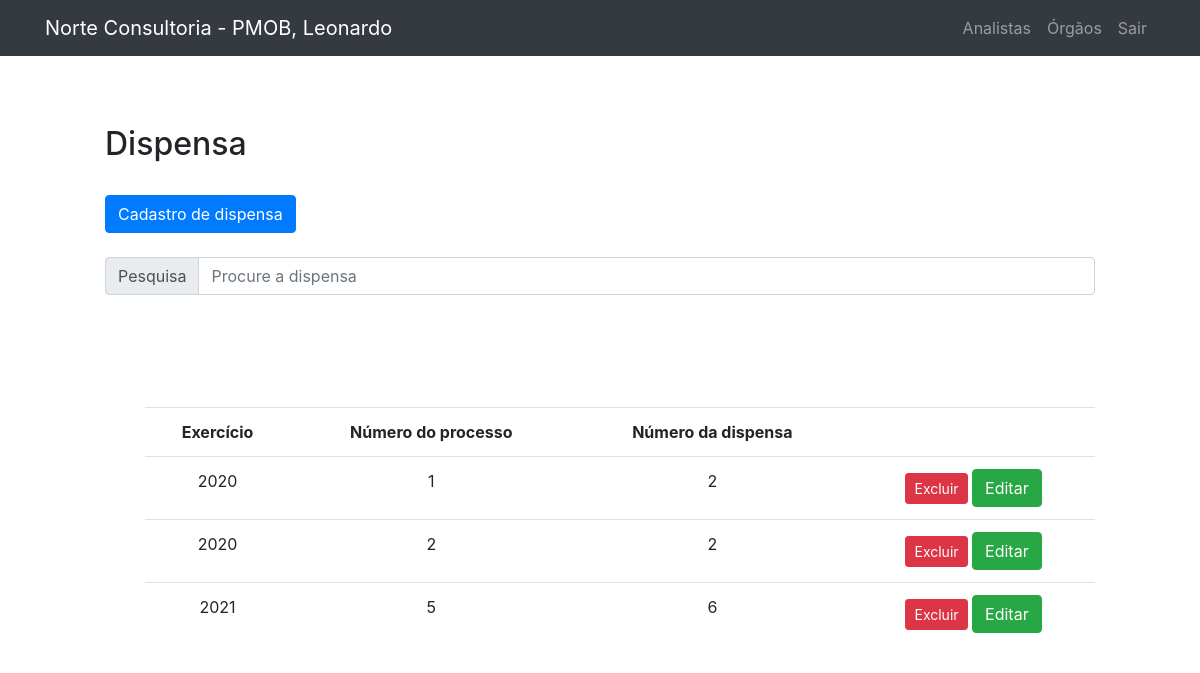
Screenshot of /public/dispensa/listDispensa.php (signed in) with the database file from the repository.
### tables this page shows
CREATE TABLE `orgao_atual` (
  `nome_orgao_atual` varchar(50) NOT NULL,
  `id_orgao_atual` int(11) NOT NULL
);

CREATE TABLE `usuario` (
  `id_usuario` int(11) NOT NULL,
  `login` varchar(30) NOT NULL,
  `senha` varchar(200) NOT NULL,
  `nome` varchar(100) DEFAULT NULL
);

CREATE TABLE `dispensa` (
  `id_dispensa` int(11) NOT NULL,
  `exercicio` int(11) DEFAULT NULL,
  `num_processo` int(11) DEFAULT NULL,
  `num_dispensa` int(11) DEFAULT NULL,
  `inciso` varchar(200) DEFAULT NULL,
  `objeto` varchar(3000) DEFAULT NULL,
  `categoria` varchar(200) DEFAULT NULL,
  `data_inicio` date DEFAULT NULL,
  `data_ratificacao` date DEFAULT NULL,
  `data_portaria_comissao` date DEFAULT NULL,
  `data_solicitacao_compras_servicos` date DEFAULT NULL,
  `data_preco_estimativo` date DEFAULT NULL,
  `data_autorizacao_abertura` date DEFAULT NULL,
  `data_autuacao` date DEFAULT NULL,
  `especificacao_objeto` varchar(3000) DEFAULT NULL,
  `enquadramento` varchar(3000) DEFAULT NULL,
  `minuta_contrato` varchar(3000) DEFAULT NULL,
  `data_proposta_favorecido` date DEFAULT NULL,
  `documento_habilitacao` varchar(3000) DEFAULT NULL,
  `data_ata` date DEFAULT NULL,
  `data_parecer_juridico` date DEFAULT NULL,
  `data_contrato_firmado` date DEFAULT NULL,
  `data_publicacao` date DEFAULT NULL,
  `copia_empenho_compras_legais` varchar(3000) DEFAULT NULL,
  `valor_total` float DEFAULT NULL,
  `observacoes` varchar(3000) DEFAULT NULL,
  `data_lancamento` datetime DEFAULT NULL,
  `orgao` varchar(200) DEFAULT NULL,
  `codigo_disp` varchar(100) NOT NULL
);

### public/dispensa/listDispensaNoSearch.php (the view, shortened to what this page needs)
<?php include("../Template/header.php") ?>
<?php
    include("../../data/connection.php");
    $sql = "SELECT * FROM dispensa";
    $dadosDispensa = $connection -> query($sql);
    if($dadosDispensa -> num_rows > 0)
    {
    ?>
    <div class="form">
        <div style="margin-left: 100px; margin-right: 100px;" style="text-align: center;">
        <br>
            <br>
            <table class="table" style="text-align: center;">
                <tr>
                    <th>Exercício</th>
                    <th>Número do processo</th>
                    <th>Número da dispensa</th>
                    <th></th>
                </tr>
                <?php
                    while($exibir = $dadosDispensa -> fetch_assoc())
                    {
                    ?>
                        <tr>
                        <td><?php echo $exibir["exercicio"] ?></td>
                        <td><?php echo $exibir["num_processo"] ?></td>
                        <td><?php echo $exibir["num_dispensa"] ?></td>
                            <td>
                                <button type="submit" class="btn btn-danger btn-sm" formmethod="post">
                                    <a href="deleteDispensa.php?id=<?php echo $exibir ["id_dispensa"] ?>" style="text-decoration: none; color: white"> Excluir </a>
                                </button>
                                <button type="submit" class="btn btn-success" formmethod="post">
                                <a href="editDispensa.php?id=<?php echo $exibir["id_dispensa"] ?>" style="text-decoration: none; color: white">Editar</a>
                                </button>
                            </td>
                        </tr>
                    <?php
                        }
                    ?>
            </table>
        </div>
    </div>
    <?php
    }
    else
    {
        echo "Nenhum registro encontrado.";
    }
    ?>

### public/Template/header.php (shortened to what this page needs)
<?php
include("../../data/connection.php");
?>
<!DOCTYPE html>
<html lang="en">
<head>
  <link rel="stylesheet" href="https://maxcdn.bootstrapcdn.com/bootstrap/4.5.2/css/bootstrap.min.css">
  <link rel="stylesheet" href="../styles/main.css" />
</head>
<?php
$orgao = '';
$firstname='';
if (isset($_SESSION['logado'])) {
  $id=$_SESSION['logado'];
  $sqlQuery2="SELECT nome FROM usuario where id_usuario=$id";
  $usuarioatual = $connection->query($sqlQuery2);
  if ($usuarioatual->num_rows > 0) {
    while ($row = $usuarioatual->fetch_assoc()) {
      $user = $row['nome'];
      $pieces = explode(" ", $user);
      $firstname=", ".$pieces[0];
?>
<?php
    }
  }
  $sqlQuery = "SELECT nome_orgao_atual FROM orgao_atual where id_orgao_atual=1";
  $orgaoatual = $connection->query($sqlQuery);
  if ($orgaoatual->num_rows > 0) {
    while ($row = $orgaoatual->fetch_assoc()) {
      $orgao = '- ' . $row['nome_orgao_atual'];
?>
<?php
    }
  }
}
?>
<body>
  <nav class="navbar navbar-expand-lg navbar-dark bg-dark fixed-top">
    <div class="container">
      <a class="navbar-brand" href="../home/home.php">Norte Consultoria <?php echo $orgao.$firstname ?></a>
      <div class="collapse navbar-collapse" id="navbarResponsive">
        <ul class="navbar-nav ml-auto">
          <?php
          if (isset($_SESSION['logado'])) {
          ?>
            <li class="nav-item">
              <a class="nav-link" href="../analista/createAnalista.php">Analistas</a>
            </li>
            <li class="nav-item">
              <a class="nav-link" href="../home/orgao.php">Órgãos</a>
            </li>
            <li class="nav-item">
              <a class="nav-link" href="../login/sair.php">Sair</a>
            </li>
          <?php
          }
          ?>
        </ul>
      </div>
    </div>
  </nav>
  <br>
  <br>
</body>
</html>

### public/Styles/main.css (style rules this page uses)
body { padding: 5px; }

### rows the page displays
orgao_atual: nome_orgao_atual "- PMOB"
usuario: nome ", Leonardo"
dispensa: exercicio "2020", num_processo "1", num_dispensa "2"
dispensa: exercicio "2020", num_processo "2", num_dispensa "2"
dispensa: exercicio "2021", num_processo "5", num_dispensa "6"
